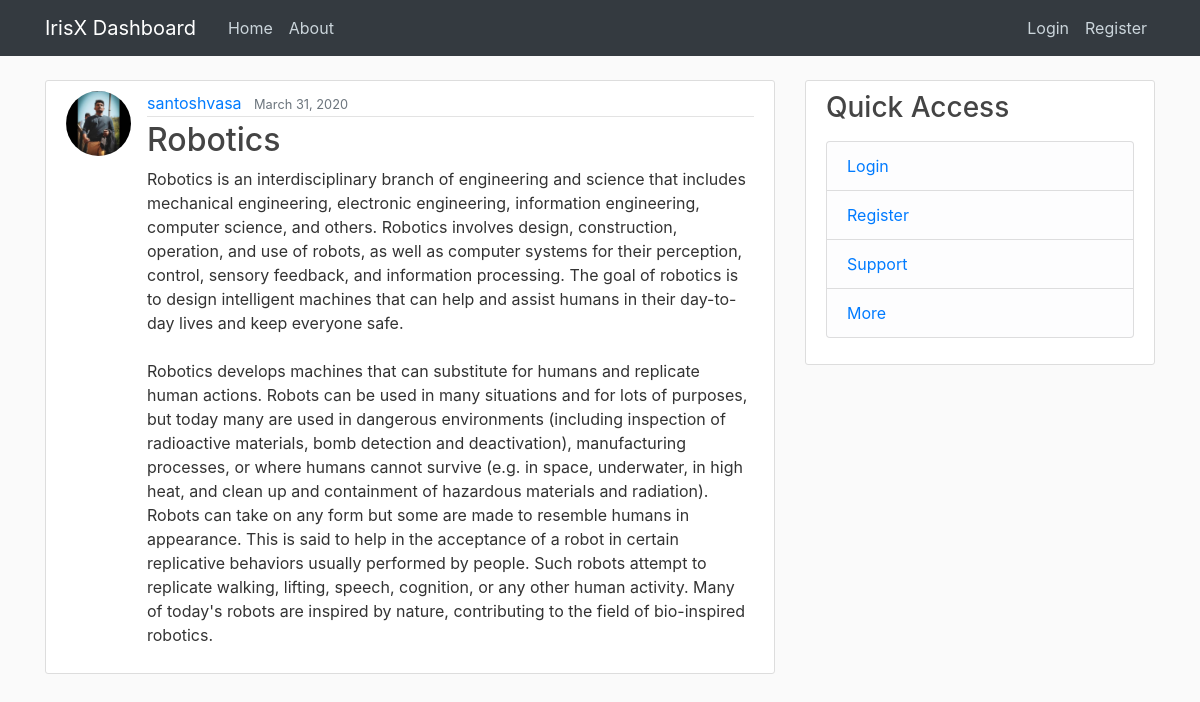
Screenshot of /post/12/ with the database file from the repository.
### blog/models.py (models this page shows, shortened)
class Post(models.Model):
    title = models.CharField(max_length=100)
    content = models.TextField()
    date_posted = models.DateTimeField(default=timezone.now)
    author = models.ForeignKey(User, on_delete=models.CASCADE)

### users/models.py (models this page shows, shortened)
class Profile(models.Model):
    user = models.OneToOneField(User, on_delete=models.CASCADE)
    image = models.ImageField(default='default.jpg', upload_to='profile_pics')

### blog/views.py (the view)
# urls.py: path('post/<int:pk>/', PostDetailView.as_view(), name='post-detail'),
class PostDetailView(DetailView):
    model = Post

### blog/templates/blog/post_detail.html (shortened to what this page needs)
{% extends "blog/base.html" %}
{% block content %}
      <article class="media content-section">
        <img class="rounded-circle article-img" src = "{{ object.author.profile.image.url }}">
        <div class="media-body">
          <div class="article-metadata">
            <a class="mr-2" href="{% url 'user-posts' object.author.username %}">{{ object.author }}</a>
            <small class="text-muted">{{ object.date_posted | date:"F d, Y" }}</small>
          </div>
          <h2>{{ object.title }}</h2>
          <p class="article-content">{{ object.content }}</p>
        </div>
      </article>
{% endblock content %}

### blog/static/blog/main.css (style rules this page uses)
body { background: #fafafa; color: #333333; margin-top: 5rem; }
h1, h2, h3, h4, h5, h6 { color: #444444; }
.content-section { background: #ffffff; padding: 10px 20px; border: 1px solid #dddddd; border-radius: 3px; margin-bottom: 20px; }
.article-content { white-space: pre-line; }
.article-img { height: 65px; width: 65px; margin-right: 16px; }
.article-metadata { padding-bottom: 1px; margin-bottom: 4px; border-bottom: 1px solid #e3e3e3 }

### rows the page displays
Post: author.profile.image (picture), author "santoshvasa", date_posted "March 31, 2020", title "Robotics", content "Robotics is an interdisciplinary branch of engineering and science that includes mechanical engineering, electronic engineering, information engineering, computer science, and others. Robotics involves design, construction, operation, and use of robots, as well as computer systems for their perception, control, sensory feedback, and information processing. The goal of robotics is to design intelligent machines that can help and assist humans in their day-to-day lives and keep everyone safe. Robotics develops machines that can substitute for humans and replicate human actions. Robots can be used in many situations and for lots of purposes, but today many are used in dangerous environments…"
